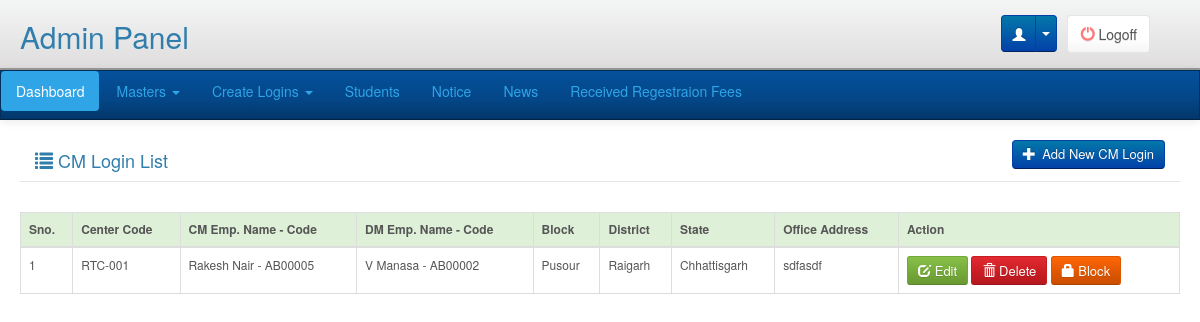
Before: /adminpanel/cm-login/index.php (signed in) with the older database file.
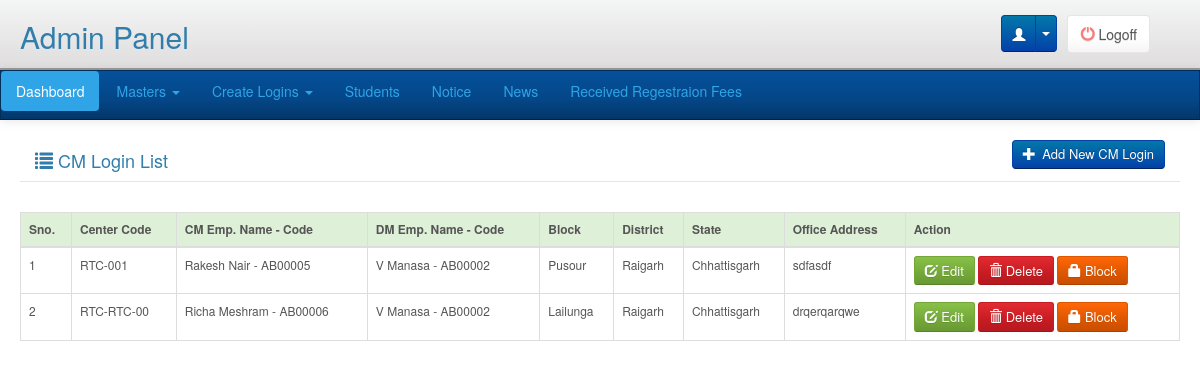
After: the same page with the newer database file.
### tables this page shows
CREATE TABLE `cm_login` (
  `CM_Id` smallint(6) NOT NULL,
  `Center_Code` varchar(10) NOT NULL,
  `DM_Emp_Code` varchar(75) NOT NULL,
  `CM_Emp_Code` varchar(75) NOT NULL,
  `CM_State` tinyint(4) NOT NULL,
  `CM_District` smallint(6) NOT NULL,
  `CM_Block` int(11) NOT NULL,
  `CM_Address` varchar(300) NOT NULL,
  `CM_Password` varchar(50) NOT NULL,
  `CM_Status` tinyint(4) NOT NULL,
  `CM_Contact_No` varchar(15) NOT NULL,
  `CM_Emaill` varchar(50) NOT NULL
);

CREATE TABLE `employee_master` (
  `EMP_Id` mediumint(9) NOT NULL,
  `EMP_Code` varchar(75) NOT NULL,
  `EMP_Name` varchar(75) NOT NULL,
  `DOJ` date NOT NULL,
  `EMP_Designation` varchar(75) NOT NULL,
  `EMP_Image` varchar(75) NOT NULL,
  `State_Id` tinyint(4) NOT NULL,
  `District_Id` smallint(6) NOT NULL,
  `Block_Id` int(11) NOT NULL,
  `EMP_Address` varchar(300) NOT NULL,
  `EMP_Contact` varchar(15) NOT NULL,
  `EMP_Email` varchar(50) NOT NULL,
  `EMP_Salary` int(11) NOT NULL,
  `Posting_Place` varchar(50) NOT NULL,
  `Duty_Time` varchar(50) NOT NULL,
  `Visiting_Date_Place` varchar(50) NOT NULL,
  `emp_sign` varchar(100) NOT NULL COMMENT '//emp signature_name',
  `Paymenr_Record` text NOT NULL,
  `Perfromance` text NOT NULL
);

CREATE TABLE `block_master` (
  `Block_Id` int(11) NOT NULL,
  `Block_Name` varchar(50) NOT NULL,
  `District_Id` smallint(6) NOT NULL
);

CREATE TABLE `district_master` (
  `District_Id` smallint(6) NOT NULL,
  `State_Id` tinyint(4) NOT NULL,
  `District_Name` varchar(100) NOT NULL
);

CREATE TABLE `state_master` (
  `State_Id` tinyint(4) NOT NULL,
  `State_Name` varchar(100) NOT NULL
);

### libraries/classes/DBConn.php (called while the page is built, shortened)
<?php
class DBConn  extends Conn {
	 function ExecuteQuery($userQuery)
	{
		$result= mysql_query($userQuery);
                $num_fields = mysql_num_fields($result);
				$obj = array();
				$x=1;
				while($row=mysql_fetch_array($result)){
				  for($j=0;$j<$num_fields;$j++){
					 $name = mysql_field_name($result, $j);
					 $obj[$x][$name]=$row[$name];
					}
					$x++;
					}
     return $obj;
	}
}
?>

### adminpanel/cm-login/index.php (the view, shortened to what this page needs)
<?php
require_once(PATH_LIBRARIES.'/classes/DBConn.php');
include(PATH_ADMIN_INCLUDE.'/header.php');
$db = new DBConn();
$getrmlogin=$db->ExecuteQuery("SELECT CM_Id, Center_Code, DM_Emp_Code, CM_Emp_Code, CM_Address, e.EMP_Name AS CEMP_Name, em.EMP_Name AS DEMP_Name, CM_Password, b.Block_Name, d.District_Name, s.State_Name, CASE WHEN CM_Status = 1 THEN 'Block' WHEN CM_Status = 0 THEN 'Unblock' END CM_Status
FROM cm_login cm
LEFT JOIN block_master b ON cm.CM_Block = b.Block_Id
LEFT JOIN district_master d ON cm.CM_District = d.District_Id
LEFT JOIN state_master s ON d.State_Id = s.State_Id
LEFT JOIN employee_master e ON cm.CM_Emp_Code = e.EMP_Code
LEFT JOIN employee_master em ON cm.DM_Emp_Code = em .EMP_Code
");
?>
<div class="main">
	<div class="page-title">
        <div>
            <div class="col-lg-5 pull-left"><h4><i class="glyphicon glyphicon-list"></i> CM Login List</h4></div>
            <div class="col-lg-5 pull-right">
                <div class="ef_header_tools pull-right">
                    <a class="btn btn-primary" href="add_cm.php" title="Add course"><i class="glyphicon glyphicon-plus"></i>&nbsp;Add New CM Login</a>
                </div>
            </div>
        </div>
        <div class="clearfix">&nbsp;</div>
    </div>
    <table class="table table-hover table-bordered" id="addedProducts">
      <thead>
        <tr class="success">
          <th>Sno.</th>
          <th>Center Code</th>
          <th>CM Emp. Name - Code</th>
          <th>DM Emp. Name - Code</th>
          <th>Block</th>
          <th>District</th>
          <th>State</th>
          <th>Office Address</th>
          <th>Action</th>
        </tr>
      </thead>
      <tbody>
        <?php
            $i=1;
            foreach($getrmlogin as $getrmloginVal){ ?>
        <tr>
          <td><?php echo $i;?></td>
          <td><?php echo $getrmloginVal['Center_Code'];?></td>
          <td><?php echo $getrmloginVal['CEMP_Name'].' - '.$getrmloginVal['CM_Emp_Code'];?></td>
          <td><?php echo $getrmloginVal['DEMP_Name'].' - '.$getrmloginVal['DM_Emp_Code'];?></td>
          <td><?php echo $getrmloginVal['Block_Name'];?></td>
          <td><?php echo $getrmloginVal['District_Name'];?></td>
          <td><?php echo $getrmloginVal['State_Name'];?></td>
          <td><?php echo $getrmloginVal['CM_Address'];?></td>
          <td><button type="button" id="editbtn" class="btn btn-success btn-sm" onClick="window.location.href='edit_cm.php?id=<?php echo $getrmloginVal['CM_Id'];?>'" > <span class="glyphicon glyphicon-edit"></span> Edit </button>
            <button type="button" class="btn btn-danger btn-sm delete" id="<?php echo $getrmloginVal['CM_Id']; ?>" name="delete"> <span class="glyphicon glyphicon-trash"></span> Delete </button>
            <?php if($getrmloginVal['CM_Status']=="Block"){ ?>
            <button type="button" class="btn btn-warning btn-sm  status" id="status-<?php echo $getrmloginVal['CM_Id']; ?>" name="status"> <span class="glyphicon glyphicon-lock"></span> <?php echo $getrmloginVal['CM_Status'] ?> </button>
            <?php }else{ ?>
            <button type="button" class="btn btn-primary btn-sm status" id="status-<?php echo $getrmloginVal['CM_Id']; ?>" name="status"> <i class="fa fa-unlock" aria-hidden="true"></i> <?php echo $getrmloginVal['CM_Status'] ?> </button>
            <?php } ?>
            </td>
        </tr>
        <?php $i++;} ?>
      </tbody>
    </table>
</div>

Changed rows visible on the page:
added cm_login: Center_Code "RTC-RTC-00", employee_master.EMP_Name "Richa Meshram", CM_Emp_Code "AB00006", employee_master.EMP_Name "V Manasa", DM_Emp_Code "AB00002", block_master.Block_Name "Lailunga", district_master.District_Name "Raigarh", state_master.State_Name "Chhattisgarh", CM_Address "drqerqarqwe", CM_Status "Block"
